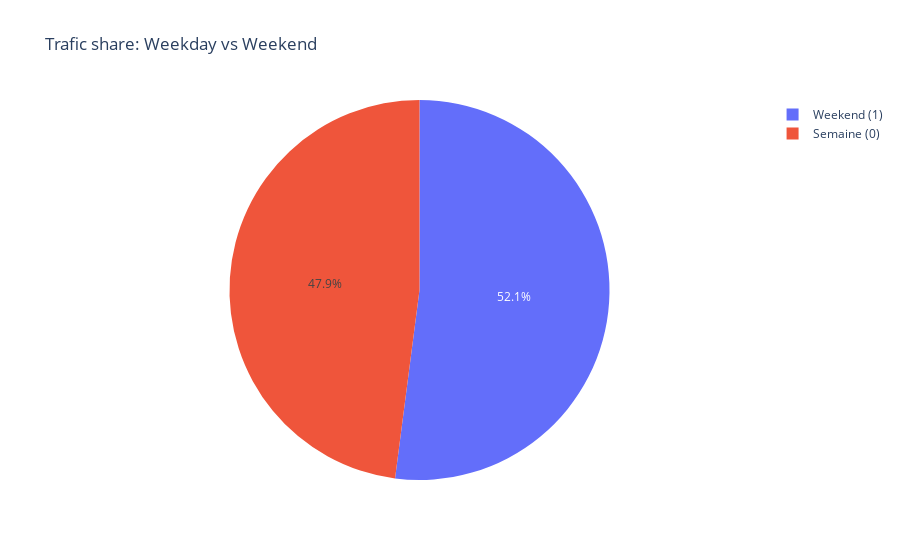

The code cell stored with this chart in its notebook:
### Code cell
# weekend vs weekday traffic
if 'is_weekend' in df.columns:
    agg = df.groupby('is_weekend')['somme_de_montants'].sum()
    labels = ['Semaine (0)', 'Weekend (1)']
    fig = px.pie(values=agg.values, names=[labels[i] for i in agg.index], title="Trafic share: Weekday vs Weekend")
    fig.show()

### Figure 1 — Plotly figure (JSON) as saved in the notebook; plotly's stock layout.template omitted (floating-point values rounded to 4 significant figures)
{"data": [{"domain": {"x": [0, 1], "y": [0, 1]}, "hovertemplate": "label=%{label}<br>value=%{value}<extra></extra>", "labels": ["Semaine (0)", "Weekend (1)"], "legendgroup": "", "name": "", "showlegend": true, "type": "pie", "values": [3138876, 3407945]}], "layout": {"legend": {"tracegroupgap": 0}, "title": {"text": "Trafic share: Weekday vs Weekend"}}}
